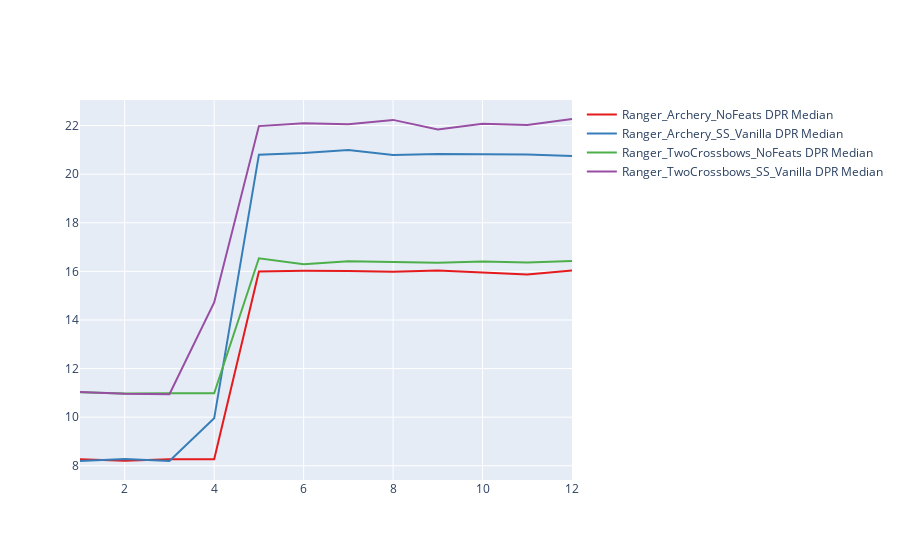

Notebook cell for this chart:
### Code cell
import plotly.graph_objects as go
import plotly.express as px


fig = go.Figure()


for name_value in df_overall['name'].unique():
    df_name = df_overall[df_overall['name'] == name_value]
    color = px.colors.qualitative.Set1[df_overall['name'].unique().tolist().index(name_value)]
    
    # fig.add_trace(go.Scatter(
    #     x=df_name['level'],
    #     y=df_name['percentile_90_DPR'],
    #     mode='lines',
    #     name=f'{name_value} DPR 90%',
    #     line=dict(color=color, dash='dash')
    # ))
    # fig.add_trace(go.Scatter(
    #     x=df_name['level'],
    #     y=df_name['percentile_10_DPR'],
    #     mode='lines',
    #     name=f'{name_value} DPR 10%',
    #     line=dict(color=color, dash='dot')
    # ))
    fig.add_trace(go.Scatter(
        x=df_name['level'],
        y=df_name['median_DPR'],
        mode='lines',
        name=f'{name_value} DPR Median',
        line=dict(color=color)
    ))

fig.show()

### Figure 1 — Plotly figure (JSON) as saved in the notebook; plotly's stock layout.template omitted (floating-point values rounded to 4 significant figures)
{"data": [{"line": {"color": "rgb(228,26,28)"}, "mode": "lines", "name": "Ranger_Archery_NoFeats DPR Median", "x": [1, 2, 3, 4, 5, 6, 7, 8, 9, 10, 11, 12], "y": [8.265, 8.206, 8.266, 8.266, 16.0, 16.03, 16.01, 15.99, 16.04, 15.97, 15.87, 16.03], "type": "scatter"}, {"line": {"color": "rgb(55,126,184)"}, "mode": "lines", "name": "Ranger_Archery_SS_Vanilla DPR Median", "x": [1, 2, 3, 4, 5, 6, 7, 8, 9, 10, 11, 12], "y": [8.197, 8.276, 8.201, 9.953, 20.8, 20.87, 21.0, 20.79, 20.83, 20.82, 20.81, 20.75], "type": "scatter"}, {"line": {"color": "rgb(77,175,74)"}, "mode": "lines", "name": "Ranger_TwoCrossbows_NoFeats DPR Median", "x": [1, 2, 3, 4, 5, 6, 7, 8, 9, 10, 11, 12], "y": [11.03, 10.97, 10.98, 10.98, 16.54, 16.29, 16.41, 16.39, 16.36, 16.41, 16.36, 16.43], "type": "scatter"}, {"line": {"color": "rgb(152,78,163)"}, "mode": "lines", "name": "Ranger_TwoCrossbows_SS_Vanilla DPR Median", "x": [1, 2, 3, 4, 5, 6, 7, 8, 9, 10, 11, 12], "y": [11.04, 10.97, 10.95, 14.72, 21.98, 22.1, 22.05, 22.23, 21.84, 22.08, 22.03, 22.27], "type": "scatter"}], "layout": {}}
